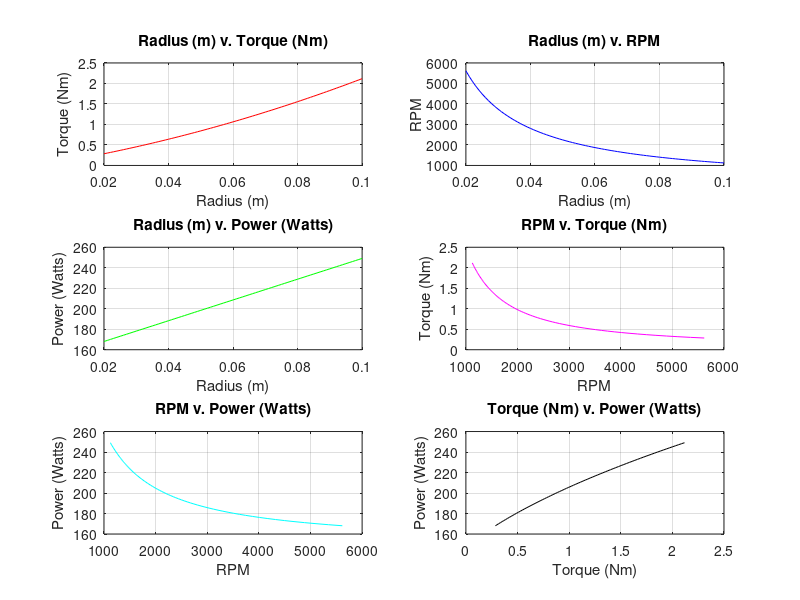

This figure's MATLAB source:
clear; clc;

# constants
g = 9.81;

function mass = radius_to_mass(r)
  mass = 3.11*r - 0.0487 + 0.00255;
endfunction

function plotgraphauto(x, y, x_l, y_l, c)
  plot(x, y, c);
  title(strjoin({x_l, "v.",y_l}, " "));
  xlabel(x_l); ylabel(y_l);
  #stepx = (max(x)-min(x))/10;
  #stepy = (max(y)-min(y))/10
  #xticks(min(x) - 2*stepx: stepx : max(x) + 2*stepx);
  #yticks(min(y) - 2*stepy: stepy : max(y) + 2*stepy);
  grid on;
endfunction
  
# user defined constants
t_run = 1.7; # Run time
d_run = 10; # Run distance
m = 1; # Total car weight
u_s = 0.7; # Coefficient of static friction between floor and wheel
r_range = [0.02, 0.1]; # Range of wheel radii to test

a_min = (4*d_run)/(t_run^2);
v_max = a_min*t_run/2;
f_normal_ext = (m*a_min/u_s) - 0.25*m*g;

i_w = [ ]; # moments of inertia for wheels
torque_m = [ ]; # torque requirements
power_m = [ ]; # power requirements
rpm_w = [ ];
r_w = r_range(1) : 0.001 : r_range(2);

for i = 1:length(r_w)
  i_w(i) = 0.5*radius_to_mass(r_w(i))*r_w(i)^2;
  torque_m(i) = a_min*(4*i_w(i)/r_w(i) + r_w(i)*m);
  power_m(i) = torque_m(i)*(a_min*t_run)/(2*r_w(i));
  rpm_w(i) = ((a_min*t_run)/(4*r_w(i)*pi))*60;
endfor

hf = figure();
subplot(3, 2, 1);
plotgraphauto(r_w, torque_m, "Radius (m)", "Torque (Nm)", "r");
subplot(3, 2, 2);
plotgraphauto(r_w, rpm_w, "Radius (m)", "RPM", "b");
subplot(3, 2, 3);
plotgraphauto(r_w, power_m, "Radius (m)", "Power (Watts)", "g");
subplot(3, 2, 4);
plotgraphauto(rpm_w, torque_m, "RPM", "Torque (Nm)", "m");
subplot(3, 2, 5);
plotgraphauto(rpm_w, power_m, "RPM", "Power (Watts)", "c");
subplot(3, 2, 6);
plotgraphauto(torque_m, power_m, "Torque (Nm)", "Power (Watts)", "k");
printf("Extra downforce: %f N\n", f_normal_ext);